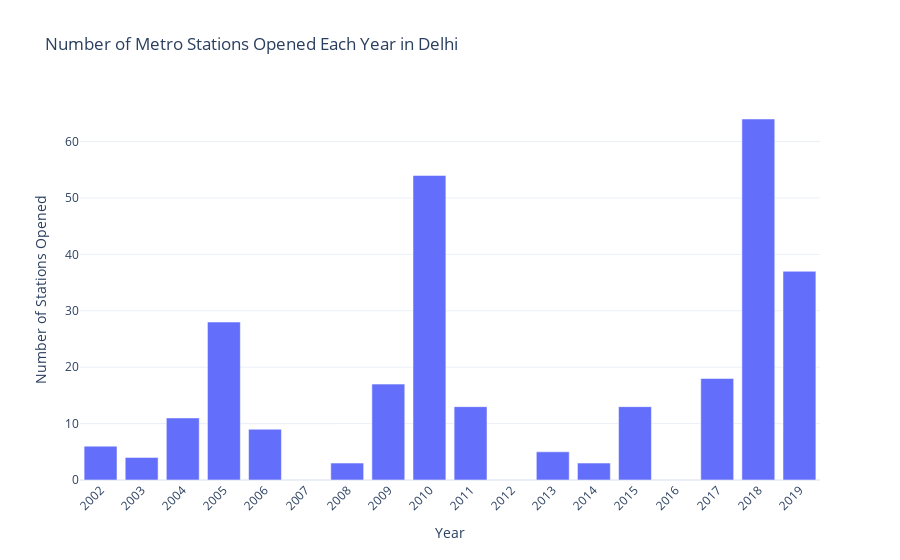

Source (notebook cell):
### Code cell
metro_data['Opening Year'] = metro_data['Opening Date'].dt.year

# counting the number of stations opened each year
stations_per_year = metro_data['Opening Year'].value_counts().sort_index()

stations_per_year_df = stations_per_year.reset_index()
stations_per_year_df.columns = ['Year', 'Number of Stations']

fig = px.bar(stations_per_year_df, x='Year', y='Number of Stations',
             title="Number of Metro Stations Opened Each Year in Delhi",
             labels={'Year': 'Year', 'Number of Stations': 'Number of Stations Opened'})

fig.update_layout(xaxis_tickangle=-45, xaxis=dict(tickmode='linear'),
                  yaxis=dict(title='Number of Stations Opened'),
                  xaxis_title="Year")

fig.show()

### Figure 1 — Plotly figure (JSON) as saved in the notebook; plotly's stock layout.template omitted (floating-point values rounded to 4 significant figures)
{"data": [{"alignmentgroup": "True", "hovertemplate": "Year=%{x}<br>Number of Stations Opened=%{y}<extra></extra>", "legendgroup": "", "marker": {"color": "#636efa", "pattern": {"shape": ""}}, "name": "", "offsetgroup": "", "orientation": "v", "showlegend": false, "textposition": "auto", "type": "bar", "x": [2002, 2003, 2004, 2005, 2006, 2008, 2009, 2010, 2011, 2013, 2014, 2015, 2017, 2018, 2019], "xaxis": "x", "y": [6, 4, 11, 28, 9, 3, 17, 54, 13, 5, 3, 13, 18, 64, 37], "yaxis": "y"}], "layout": {"barmode": "relative", "legend": {"tracegroupgap": 0}, "title": {"text": "Number of Metro Stations Opened Each Year in Delhi"}, "xaxis": {"anchor": "y", "domain": [0, 1], "tickangle": -45, "tickmode": "linear", "title": {"text": "Year"}}, "yaxis": {"anchor": "x", "domain": [0, 1], "title": {"text": "Number of Stations Opened"}}}}
